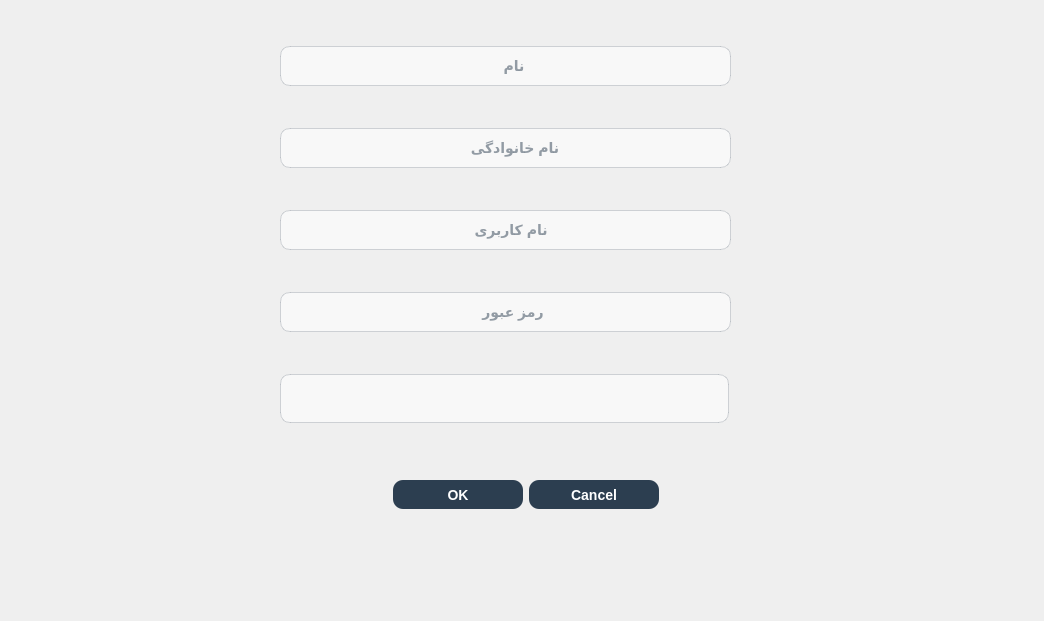
<?xml version="1.0" encoding="UTF-8"?>
<ui version="4.0">
 <class>CreateAdminDialog</class>
 <widget class="QDialog" name="CreateAdminDialog">
  <property name="geometry">
   <rect>
    <x>0</x>
    <y>0</y>
    <width>1044</width>
    <height>621</height>
   </rect>
  </property>
  <property name="windowTitle">
   <string>Dialog</string>
  </property>
  <property name="styleSheet">
   <string notr="true">
QDialog {
    background-image: url(&quot;:/wallhaven-49kq3d.jpg&quot;) 0 0 0 0 stretch stretch;
    background-position: center;
}

QLineEdit {
    background-color: rgba(255, 255, 255, 150);
    color: #2c3e50;
    border: 1px solid rgba(44, 62, 80, 50);
    border-radius: 10px;
    padding: 10px;
    font-family: &quot;Vazirmatn&quot;, &quot;Segoe UI&quot;, &quot;Tahoma&quot;;
    font-size: 14px;
    font-weight: bold;
}

QLineEdit:focus {
    border: 2px solid #2c3e50;
    background-color: #ffffff;
}

QPushButton {
    background-color: #2c3e50;
    color: #ffffff;
    border: none;
    border-radius: 10px;
    padding: 8px 25px;
    font-family: &quot;Vazirmatn&quot;, &quot;Segoe UI&quot;, &quot;Tahoma&quot;;
    font-size: 14px;
    font-weight: bold;
    min-width: 80px;
}

QPushButton:hover {
    background-color: #34495e;
    color: #d4af37;
}

QPushButton:pressed {
    background-color: #1a252f;
}</string>
  </property>
  <widget class="QDialogButtonBox" name="buttonBox">
   <property name="geometry">
    <rect>
     <x>240</x>
     <y>480</y>
     <width>419</width>
     <height>29</height>
    </rect>
   </property>
   <property name="orientation">
    <enum>Qt::Horizontal</enum>
   </property>
   <property name="standardButtons">
    <set>QDialogButtonBox::Cancel|QDialogButtonBox::Ok</set>
   </property>
  </widget>
  <widget class="QWidget" name="">
   <property name="geometry">
    <rect>
     <x>280</x>
     <y>10</y>
     <width>451</width>
     <height>451</height>
    </rect>
   </property>
   <layout class="QVBoxLayout" name="verticalLayout">
    <item>
     <widget class="QLineEdit" name="firstNameLineEdit">
      <property name="placeholderText">
       <string>                                                  نام</string>
      </property>
     </widget>
    </item>
    <item>
     <widget class="QLineEdit" name="lastNameLineEdit">
      <property name="placeholderText">
       <string>                                         نام خانوادگی</string>
      </property>
     </widget>
    </item>
    <item>
     <widget class="QLineEdit" name="usernameLineEdit">
      <property name="placeholderText">
       <string>                                            نام کاربری</string>
      </property>
     </widget>
    </item>
    <item>
     <widget class="QLineEdit" name="passwordLineEdit">
      <property name="echoMode">
       <enum>QLineEdit::Password</enum>
      </property>
      <property name="placeholderText">
       <string>                                             رمز عبور</string>
      </property>
     </widget>
    </item>
    <item>
     <widget class="QLabel" name="statusLabel">
      <property name="minimumSize">
       <size>
        <width>449</width>
        <height>49</height>
       </size>
      </property>
      <property name="maximumSize">
       <size>
        <width>449</width>
        <height>49</height>
       </size>
      </property>
      <property name="styleSheet">
       <string notr="true">	background-color: rgba(255, 255, 255, 150);
    color: #2c3e50;
    border: 1px solid rgba(44, 62, 80, 50);
    border-radius: 10px;
    padding: 10px;
    font-family: &quot;Vazirmatn&quot;, &quot;Segoe UI&quot;, &quot;Tahoma&quot;;
    font-size: 14px;
    font-weight: bold;</string>
      </property>
      <property name="text">
       <string/>
      </property>
      <property name="alignment">
       <set>Qt::AlignCenter</set>
      </property>
     </widget>
    </item>
   </layout>
  </widget>
 </widget>
 <resources/>
 <connections>
  <connection>
   <sender>buttonBox</sender>
   <signal>rejected()</signal>
   <receiver>CreateAdminDialog</receiver>
   <slot>reject()</slot>
   <hints>
    <hint type="sourcelabel">
     <x>316</x>
     <y>260</y>
    </hint>
    <hint type="destinationlabel">
     <x>286</x>
     <y>274</y>
    </hint>
   </hints>
  </connection>
 </connections>
</ui>
